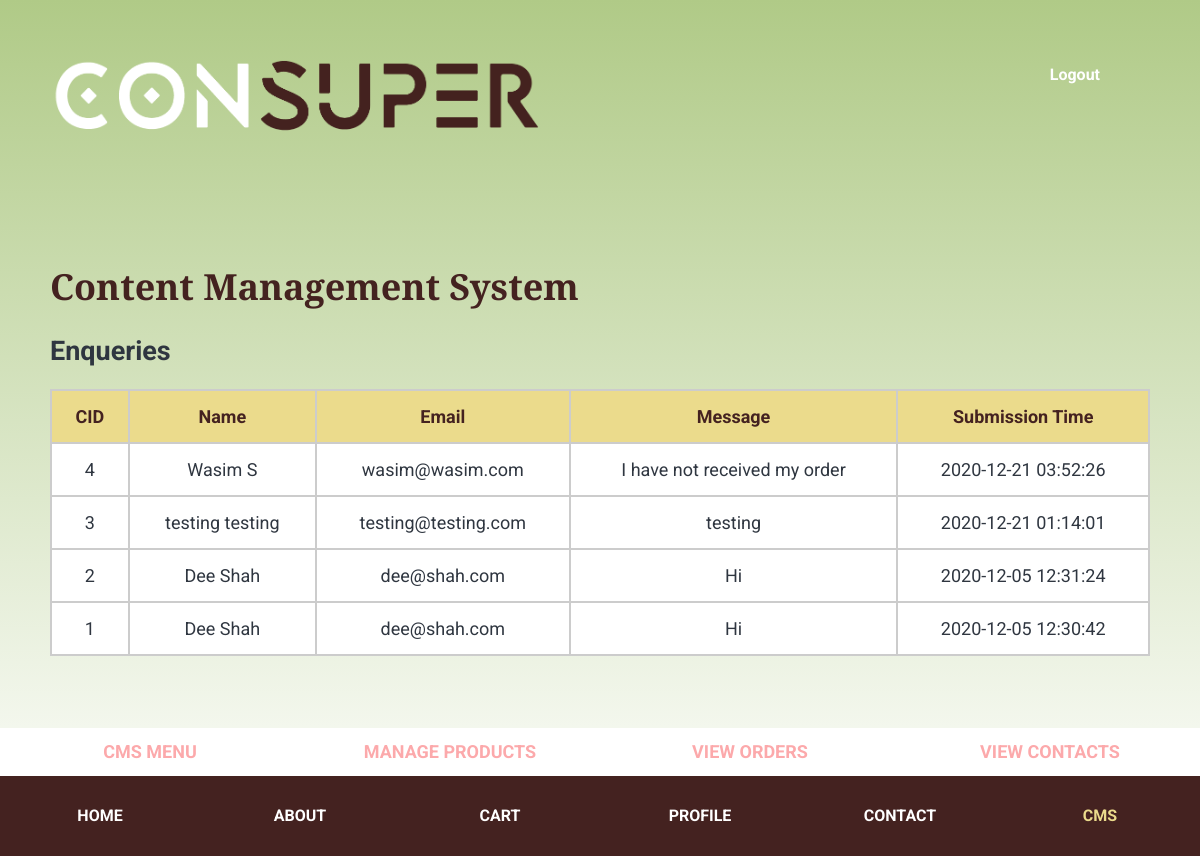
/cms/view-contacts.php (signed in), run on the app's committed database.
### tables this page shows
CREATE TABLE `contact` (
  `contactId` int(11) NOT NULL,
  `fName` varchar(30) NOT NULL,
  `lName` varchar(30) NOT NULL,
  `email` varchar(30) NOT NULL,
  `message` text NOT NULL,
  `timeStamp` timestamp NOT NULL DEFAULT current_timestamp() ON UPDATE current_timestamp()
);

### cms/view-contacts.php (the view, shortened to what this page needs)
<?php
if(isset($_SESSION["personId"]) && isset($_SESSION["userId"])) {
    if ($_SESSION["userId"]== "1"){
    ?>
    <!DOCTYPE html>
    	<html>
        	<head>
                <link rel="stylesheet" href="../css/cms.css">
        	</head>
        	<body>
            <?php include("../includes/2ndlevel-header.php"); ?>
                <main>
                    <h1>Content Management System</h1>
                    <h2>Enqueries</h2>
                    <?php
                	include('../includes/db-config.php');
                	$stmt = $pdo->prepare("	SELECT * from `contact` ORDER BY `contact`.`timeStamp` DESC;");
                	$stmt->execute(); ?>
                    <table>
                    	<tr>
                        	<th>CID</th>
                        	<th>Name</th>
                        	<th>Email</th>
                        	<th>Message</th>
                        	<th>Submission Time</th>
                    	</tr>
                    <?php while($row = $stmt->fetch(PDO::FETCH_ASSOC)) {     ?>
                        <tr>
                            <td><?php echo($row["contactId"]); ?></td>
                            <td><?php echo($row["fName"]." ".$row["lName"]); ?></td>
                            <td><?php echo($row["email"]); ?></td>
                            <td><?php echo($row["message"]); ?></td>
                            <td><?php echo($row["timeStamp"]); ?></td>
                 		</tr>
             		<?php } ?>
                </table>
        <?php include("../includes/cms-footer.php"); ?>
        </main>
        <?php include("../includes/2ndlevel-footer.php"); ?>
        </body>
    	</html>
<?php }
}else{
include('../includes/admin-else.php');}
?>

### css/cms.css (style rules this page uses)
html { position: relative; }
body { position: relative; box-sizing: border-box; background-size: cover; background-repeat: no-repeat; background-attachment:fixed; background-image: linear-gradient(to bottom, #b0ca87 , white); font-family:"roboto"; color: #2f3640; margin: 0 50px; padding:0; }
main { position: relative; box-sizing: border-box; width:100%; font-size:18px; }
main { margin-top:120px; margin-bottom:200px }
h1 { font-family: "Merriweather Sans"; color:#442220; }
table, td, th { border: 2px solid #cccccc; }
table { width: 100%; border-collapse: collapse; overflow: hidden; text-align:center; }
th, td { padding: 15px; background-color: white; }
th { background-color: #ebdb8c; color:#442220; }

### data on the page
contact: contactId "4", fName "Wasim", lName "S", email "wasim@wasim.com", message "I have not received my order", timeStamp "2020-12-21 03:52:26"
contact: contactId "3", fName "testing", lName "testing", email "testing@testing.com", message "testing", timeStamp "2020-12-21 01:14:01"
contact: contactId "2", fName "Dee", lName "Shah", email "dee@shah.com", message "Hi", timeStamp "2020-12-05 12:31:24"
contact: contactId "1", fName "Dee", lName "Shah", email "dee@shah.com", message "Hi", timeStamp "2020-12-05 12:30:42"
